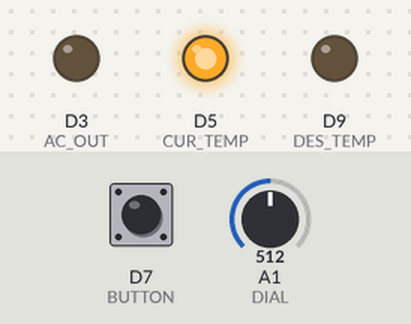
A sketch run on a simulated Arduino Zero (SAMD21). On the bench: output pins drawn as LEDs (lit = HIGH). Inputs (shaded band) come from the test bench; at power-on: D7 (BUTTON) LOW, A1 (DIAL) = 512 (analog values on the 0–1023 scale). What the sketch prints to the serial monitor is not drawn.

Above: at 0.05 s.
At 0.75 s:
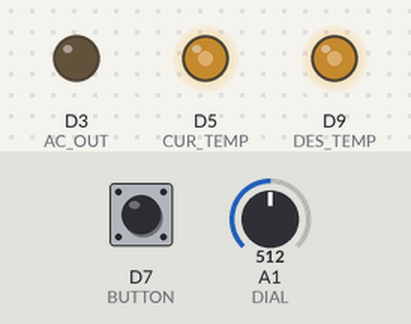
At 1.15 s:
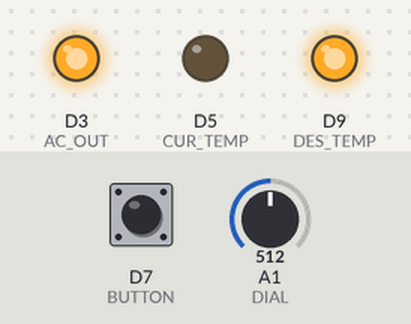
At 1.55 s:
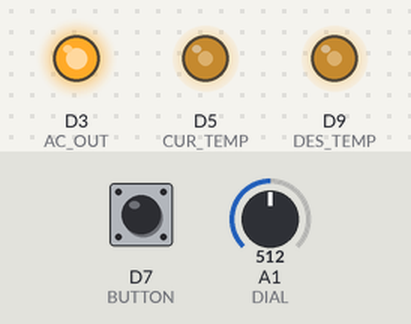
Timing chart, 0 to 3.7 s (numbered marks = the images above):
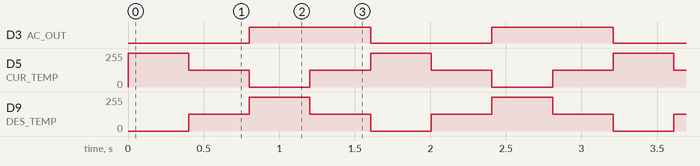

Measured:
- by itself, D3 (AC_OUT): alternates HIGH for 0.80 s and LOW for 0.80 s
- by itself, D5 (CUR_TEMP): repeats every 1.6 s: 127/255 0.40 s, 0/255 0.40 s, 127/255 0.40 s, 255/255 0.40 s
- by itself, D9 (DES_TEMP): repeats every 1.6 s: 255/255 0.40 s, 127/255 0.40 s, 0/255 0.40 s, 127/255 0.40 s

The sketch:

hardware_test_ac.ino
```cpp
const int DES_TEMP = 9;
const int CUR_TEMP = 5;
const int AC_OUT = 3;

const int BUTTON = 7;

const int DIAL = A1;


void setup() {
  pinMode(AC_OUT, OUTPUT);
  pinMode(BUTTON, INPUT);
  analogWriteResolution(8);
  analogReadResolution(10);

  Serial.begin(9600);
  while(!Serial);
  Serial1.begin(9600);
}

void loop() {
  static int i = 0;

  Serial.print("pot: ");
  Serial.println(analogRead(DIAL));
  Serial.print("button: ");
  Serial.println(digitalRead(BUTTON));

  if (i < 4) {
    analogWrite(DES_TEMP, 0);
    analogWrite(CUR_TEMP, 255);
    digitalWrite(AC_OUT, LOW);
    i++;
  } else if (i < 8) {
    analogWrite(DES_TEMP, 127);
    analogWrite(CUR_TEMP, 127);
    digitalWrite(AC_OUT, LOW);
    i++;
  } else if (i < 12) {
    analogWrite(DES_TEMP, 255);
    analogWrite(CUR_TEMP, 0);
    digitalWrite(AC_OUT, HIGH);
    i++;
  } else {
    analogWrite(DES_TEMP, 127);
    analogWrite(CUR_TEMP, 127);
    digitalWrite(AC_OUT, HIGH);
    i++;
    if (i == 16) {
      i = 0;
    }
  }
  if (i % 2 == 0) {
    Serial1.write("cs 1600", 8);
  }
  delay(100);
}
```
